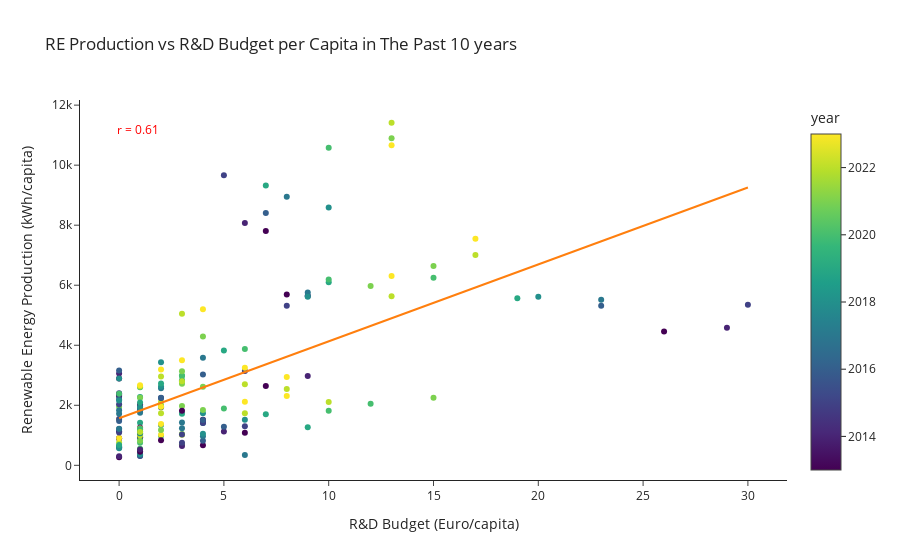

The code cell stored with this chart in its notebook:
### Code cell
from scipy.stats import pearsonr

r, _ = pearsonr(merged_df['budget_(Euro/capita)'], merged_df['value_(kWh/capita)'])

# Create scatter plot with trendline
fig = px.scatter(
    merged_df, 
    x="budget_(Euro/capita)", 
    y="value_(kWh/capita)", 
    color="year", 
    hover_name="country_name",
    trendline="ols", 
    template="simple_white", 
    title='RE Production vs R&D Budget per Capita in The Past 10 years'
)

# Extract the trendline results
trendline = fig.data[1]  # The trendline is the second trace (index 1)

# Add annotation for the correlation coefficient
fig.add_annotation(
    x=0.05, 
    y=0.95, 
    xref="paper", 
    yref="paper",
    text=f'r = {r:.2f}',
    showarrow=False,
    font=dict(size=12, color='red')
)

fig.update_layout(
    xaxis_title="R&D Budget (Euro/capita)",
    yaxis_title="Renewable Energy Production (kWh/capita)",
    legend_title_text="Year"
)

fig.show()

### Figure 1 — Plotly figure (JSON) as saved in the notebook; plotly's stock layout.template omitted (floating-point values rounded to 4 significant figures; data arrays with more than 128 entries replaced by an {"elided": "..."} marker saying what was removed)
{"data": [{"hovertemplate": "<b>%{hovertext}</b><br><br>budget_(Euro/capita)=%{x}<br>value_(kWh/capita)=%{y}<br>year=%{marker.color}<extra></extra>", "hovertext": {"elided": "187 str values"}, "legendgroup": "", "marker": {"color": {"elided": "187 int values"}, "coloraxis": "coloraxis", "symbol": "circle"}, "mode": "markers", "name": "", "orientation": "v", "showlegend": false, "type": "scatter", "x": {"elided": "187 int values"}, "xaxis": "x", "y": {"elided": "187 int values"}, "yaxis": "y"}, {"hovertemplate": "<b>OLS trendline</b><br>value_(kWh/capita) = 256.308 * budget_(Euro/capita) + 1566.54<br>R<sup>2</sup>=0.370924<br><br>budget_(Euro/capita)=%{x}<br>value_(kWh/capita)=%{y} <b>(trend)</b><extra></extra>", "legendgroup": "", "marker": {"symbol": "circle"}, "mode": "lines", "name": "", "showlegend": false, "type": "scatter", "x": {"elided": "187 int values"}, "xaxis": "x", "y": {"elided": "187 float values"}, "yaxis": "y"}], "layout": {"annotations": [{"font": {"color": "red", "size": 12}, "showarrow": false, "text": "r = 0.61", "x": 0.05, "xref": "paper", "y": 0.95, "yref": "paper"}], "coloraxis": {"colorbar": {"title": {"text": "year"}}, "colorscale": [[0, "#440154"], [0.1111, "#482878"], [0.2222, "#3e4989"], [0.3333, "#31688e"], [0.4444, "#26828e"], [0.5556, "#1f9e89"], [0.6667, "#35b779"], [0.7778, "#6ece58"], [0.8889, "#b5de2b"], [1, "#fde725"]]}, "legend": {"title": {"text": "Year"}, "tracegroupgap": 0}, "title": {"text": "RE Production vs R&D Budget per Capita in The Past 10 years"}, "xaxis": {"anchor": "y", "domain": [0, 1], "title": {"text": "R&D Budget (Euro/capita)"}}, "yaxis": {"anchor": "x", "domain": [0, 1], "title": {"text": "Renewable Energy Production (kWh/capita)"}}}}
